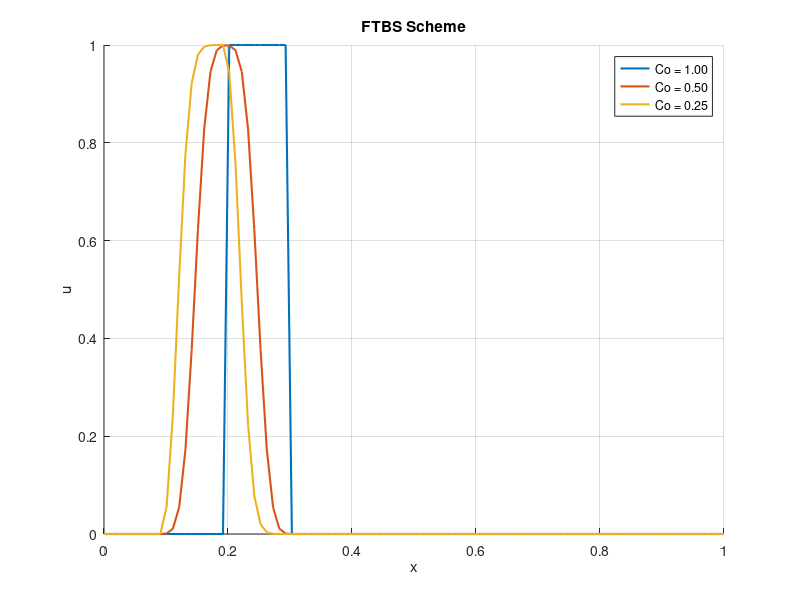
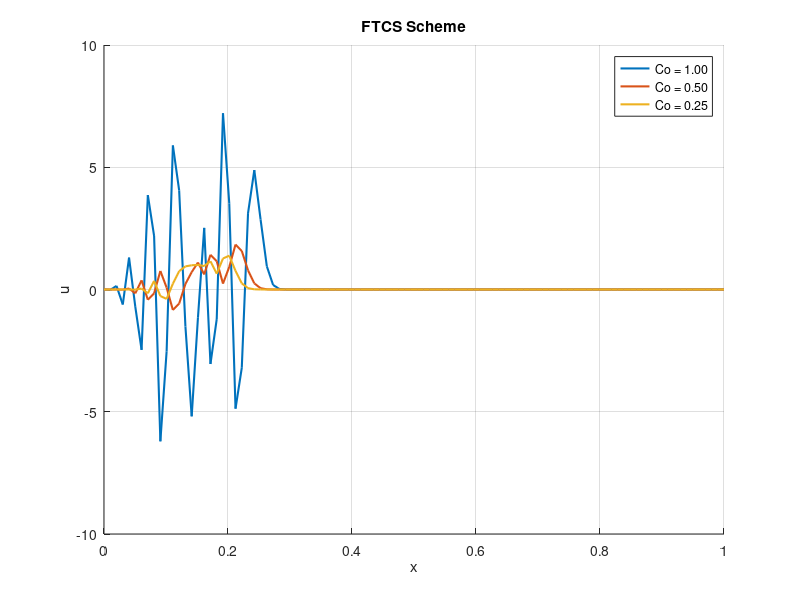
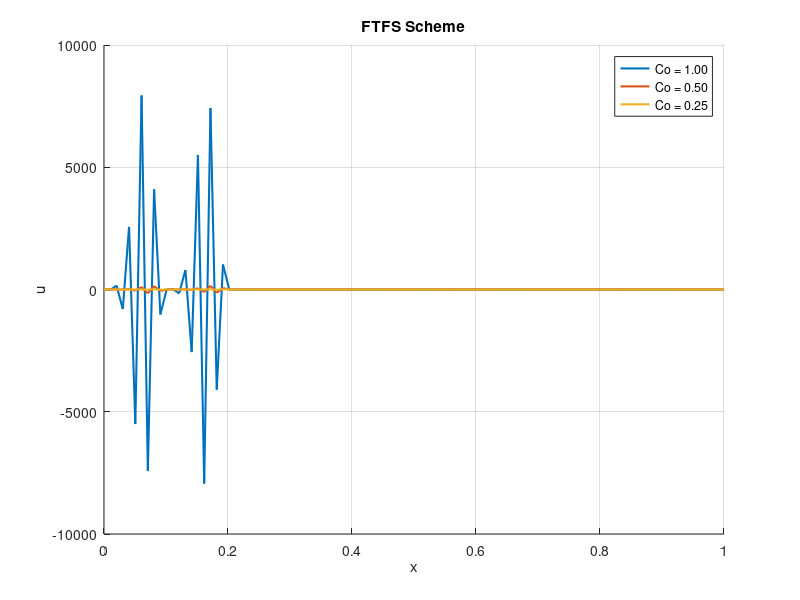

Write MATLAB code to recreate these figures, in order.
clc; clear; close all;

% Define parameters
a = 1;          % Wave speed (m/s)
L = 1;          % Length of domain
Nx = 100;       % Number of spatial points
dx = L/Nx;      % Spatial step
co_values = [1, 0.5, 0.25];
Nt = 10;       % Number of time steps

% Define spatial grid
x = linspace(0, L, Nx);

% Initial condition u(x,0) = f(x)
u0 = zeros(1, Nx);
u0(x >= 0.1 & x <= 0.2) = 1;

schemes = {'FTBS', 'FTCS', 'FTFS'};
colors = {'b', 'r', 'g'};

for s = 1:3
    figure;
    hold on;
    for co = co_values
        dt = co*dx/a;
        u = u0;
        for n = 1:Nt
            u_new = u;
            switch schemes{s}
                case 'FTBS'
                    for i = 2:Nx
                        u_new(i) = u(i) - co * (u(i) - u(i-1));
                    end
                case 'FTCS'
                    for i = 2:Nx-1
                        u_new(i) = u(i) - (co/2) * (u(i+1) - u(i-1));
                    end
                case 'FTFS'
                    for i = 1:Nx-1
                        u_new(i) = u(i) - co * (u(i+1) - u(i));
                    end
            end
            u = u_new;
        end
        plot(x, u, 'DisplayName', sprintf('Co = %.2f', co), 'LineWidth', 1.5);
    end
    title([schemes{s} ' Scheme']);
    xlabel('x'); ylabel('u'); grid on;
    legend;
    hold off;
end
